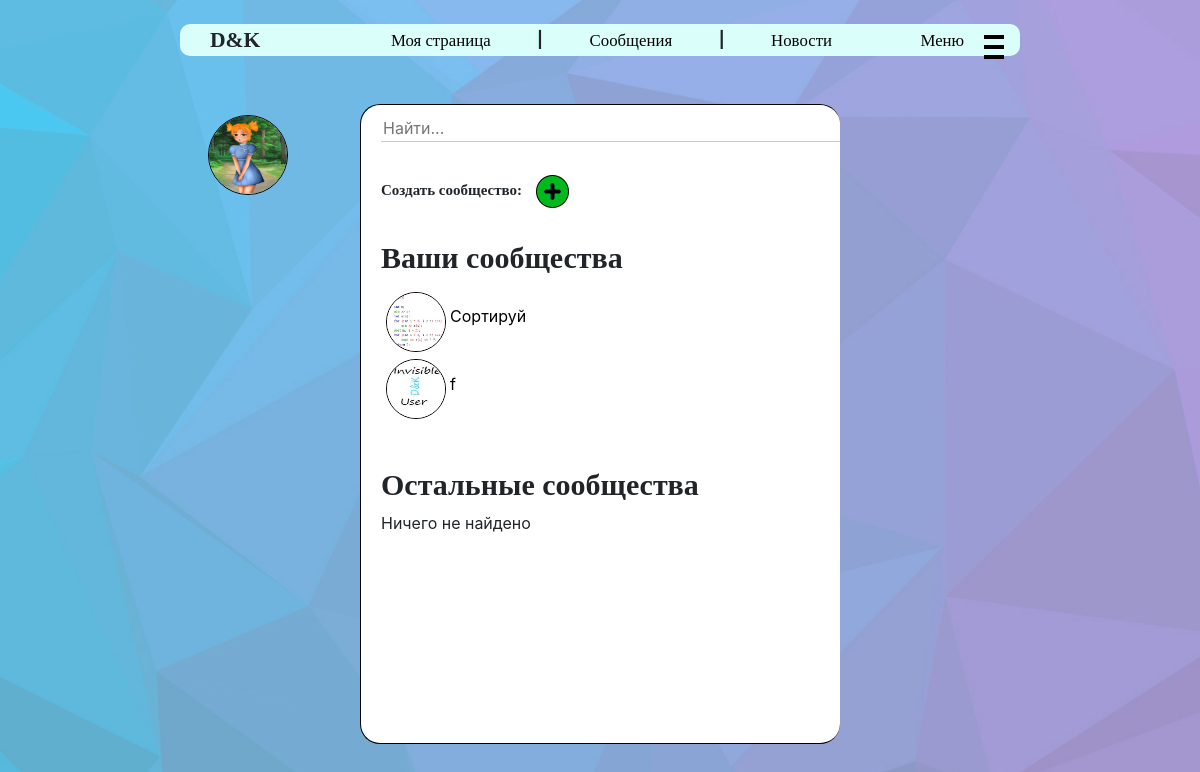
The app's page /user_groups/1/ (signed in) with its own data.
### user_manager/models.py (models this page shows, shortened)
class Profile(models.Model):
    user = models.OneToOneField(User, on_delete=models.CASCADE, related_name='profile')
    name = models.CharField(max_length=50, verbose_name="Имя", null=True, blank=False)
    surname = models.CharField(max_length=75, verbose_name="Фамилия", null=True, blank=False)
    bio = models.TextField(max_length=500, verbose_name="Описание", default="", null=True,
                           blank=False)
    avatar = models.ImageField(verbose_name="Фото", null=True, upload_to=avatars_directory)
    status = models.CharField(max_length=75, default="", verbose_name="Статус", null=True,
                              blank=False)
    birth_date = models.DateField(verbose_name='Дата рождения', null=True, blank=False)
    lname = models.CharField(max_length=50, verbose_name="Имя в нижнем регистре", null=True,
                             blank=False)
    lsurname = models.CharField(max_length=75, verbose_name="Фамилия в нижнем регистре", null=True,
                                blank=False)
    class Meta:
        ordering = ['name', 'surname', 'birth_date']
        verbose_name = "Профлиль пользователя"
        verbose_name_plural = "Профили пользователей"

class Community(models.Model):
    creator = models.ForeignKey(User, related_name="communities_creator", on_delete=models.CASCADE)
    title = models.CharField(max_length=75, verbose_name="Название сообщества", null=True,
                             blank=False)
    describe = models.TextField(max_length=1000, verbose_name="Описание сообщества", null=True,
                                blank=False)
    avatar = models.FileField(null=True, blank=True, upload_to=community_avatar_directory)
    admins = models.ManyToManyField(User, related_name="communities_admin", verbose_name="Админы",
                                    null=True, blank=True)
    members = models.ManyToManyField(User, related_name="communities", verbose_name="Подписчики",
                                     null=True, blank=True)
    class Meta:
        verbose_name = 'Сообщество'
        verbose_name_plural = 'Сообщества'

### user_manager/views.py (the view)
# urls.py: path('user_groups/<int:user_id>/', views.users_groups),
def users_groups(request, user_id):
    user = User.objects.get(pk=user_id)
    req = request.GET.get('request', '').lower()
    user_communities = []
    other_comms = []
    for com in Community.objects.all():
        if req not in com.title.lower():
            continue
        if user in com.members.all() or user == com.creator:
            user_communities.append(com)
        else:
            other_comms.append(com)
    return render(request, 'user_groups.html',
                  {
                      'title': 'Сообщества',
                      'req': req,
                      'ucoms': user_communities,
                      'ocoms': other_comms,
                      'uid': user_id
                  })

### user_manager/templates/user_groups.html (shortened to what this page needs)
{% extends "main.html" %}
{% block content %}
    {% load static %}
    <link rel="stylesheet" href="{% static 'css/find_user.css' %}">
    <link rel="stylesheet" href="{% static 'css/user_groups.css' %}">
    <div class="name-input-div">
        <input placeholder="Найти..." class="group-input {{ uid }}" value="{{ req }}">
    </div>
    <br>
    {% if uid == user.id %}
        <span class="create-group-text">Создать сообщество:</span>
        <a href="/create_group/"><img class="create-group"
                src="{% static 'img/atf.png' %}" alt="+"
                title="Создать сообщество"></a>
        <br><br>
    {% endif %}
    {% if uid == user.id %}
        <h1>Ваши сообщества</h1>
    {% else %}
        <h1>Сообщества пользователя</h1>
    {% endif %}
    {% if ucoms %}
        {% for c in ucoms %}
            <a href="/groups/{{ c.id }}" class="author_url">
                <img src="{{ c.avatar.url }}" alt="Аватарка"
                     class="news_avatar comment-avatar">
                <span class="creator_name">{{ c.title }}</span>
            </a>
            <br>
        {% endfor %}
    {% else %}
        Ничего не найдено
    {% endif %}
    <br><br>
    {% if uid == user.id %}
        <h1>Остальные сообщества</h1>
        {% if ocoms %}
            {% for c in ocoms %}
                <a href="/groups/{{ c.id }}" class="author_url">
                    <img src="{{ c.avatar.url }}" alt="Аватарка"
                         class="news_avatar comment-avatar">
                    <span class="creator_name">{{ c.title }}</span>
                </a>
                <br>
            {% endfor %}
        {% else %}
            Ничего не найдено
        {% endif %}
    {% endif %}
{% endblock %}

### user_manager/templates/main.html (shortened to what this page needs)
<!DOCTYPE html>
<html lang="en">
<head>
    {% load static %}
    <link rel="stylesheet"
          href="https://maxcdn.bootstrapcdn.com/bootstrap/4.0.0/css/bootstrap.min.css"
>
    <link rel="stylesheet"
          href="https://cdn.jsdelivr.net/npm/bootstrap-icons@1.4.1/font/bootstrap-icons.css">
    <link rel="stylesheet" href="{% static 'css/style.css' %}">
</head>
<body>
<header>
    <br>
    <nav>
        <div class="logo scalable">D&K</div>
        {% if user.is_authenticated %}
            <a href="/homepage/{{ user.id }}" class="scalable">Моя страница</a>
            <span class="scalable">|</span>
            <a href="/messages/" class="scalable">Сообщения</a>
            <span class="scalable">|</span>
        {% else %}
            <a href="/access_denied/" class="scalable">Моя страница</a>
            <span class="scalable">|</span>
            <a href="/access_denied/" class="scalable">Сообщения</a>
            <span class="scalable">|</span>
        {% endif %}
        <a href="/" class="scalable">Новости</a>
        <div class="menu_btn scalable">Меню</div>
    </nav>
    <div class="burger">
        <div class="brick"></div>
        <div class="brick middle"></div>
        <div class="brick"></div>
    </div>
    <br>
    {% block login %}
        <div class="log-btn">
            {% if user.is_authenticated %}
                <div>
                    <img src="{{ user.profile.avatar.url }}" alt="Аватарка" class="user_avatar">
                    <div class="user_info">
                        <div class="user_info_text">
                            {{ user.profile.name }} {{ user.profile.surname }}<br>
                        </div>
                    </div>
                </div>
            {% else %}
                <p>
                    <a class="login btn btn-success" href="/login/">Войти</a><br>
                    <a class="register btn btn-primary " href="/register/">Зарегистрироваться</a>
                </p>
            {% endif %}
        </div>
    {% endblock %}
</header>
<div class="cont">
    {% block content %}
        {% load index %}
        {% load file_name %}
    {% endblock %}
</div>
</body>
</html>

### user_manager/static/css/style.css (style rules this page uses)
body { background: url("../img/bg.jpg") no-repeat no-repeat center center fixed; background-size: cover; }
nav:after { display: inline-block; height: 100%; vertical-align: middle; content: ""; }
nav .logo { font-family: "Segoe Print"; font-weight: bold; font-size: calc(0.6em + 1vw); margin-left: 30px; vertical-align: middle; display: inline-block; padding-right: 10%; }
nav { position: fixed; height: fit-content; background: #dafffa; width: 70%; margin-left: 15%; border-radius: 10px; }
nav a, .menu a, .menu_btn { margin: auto; vertical-align: middle; display: inline-block; text-decoration: none; color: black; font-family: "Segoe Print"; font-size: calc(0.3em + 1vw); padding-left: 5%; padding-right: 5%; cursor: pointer; }
nav span { font-weight: bold; }
.burger { cursor: pointer; position: fixed; margin-left: 82%; margin-top: calc(0.25em + 0.1vw); }
.brick { width: calc(0.5em + 1vw); height: 4px; margin-top: 6px; background: black; transition: 0.3s ease-out; }
.log-btn { width: fit-content; margin-left: 15%; }
.user_avatar { position: fixed; z-index: 2; margin-top: calc(3.7em + 1vh); margin-left: calc(1em + 1vw); width: 80px; height: 80px; border-radius: 50px; border: 1px solid black; }
.user_info { position: fixed; margin-top: calc(3em + 1vh); z-index: 1; margin-left: calc(1em + 0.5vw); text-align: center; width: 0; height: 100px; background: #dafffa; border-radius: 50px; transition: width 400ms; }
.user_info_text { white-space: nowrap; overflow: hidden; padding-top: 15px; padding-left: 60px; }
.cont { padding-top: 10px; padding-left: 20px; margin-top: 7vh; margin-left: 30vw; overflow-y: scroll; width: 40vw; height: 80vh; background: white; border-radius: 20px; border-left: 1px solid black; border-top: 1px solid black; border-bottom: 1px solid black; }
.creator_name { text-decoration: none; color: black; cursor: pointer; }
.news_avatar { margin-left: calc(1em + 1vw); width: 40px; height: 40px; margin-top: calc(0.1em + 0.5vw); border-radius: 50px; border: 1px solid black; }
.comment-avatar { margin-left: 1%; }

### user_manager/static/css/find_user.css (style rules this page uses)
.news_avatar { width: 60px; height: 60px; }

### user_manager/static/css/user_groups.css (style rules this page uses)
h1 { font-family: "Segoe Print"; font-size: 30px; font-weight: bold; }
.group-input { width: 100%; border: 0; border-bottom: 1px solid #c9c9c9; }
.create-group-text { font-family: "Segoe Print"; font-size: 15px; font-weight: bold; }

### records on screen
Community: avatar (placeholder picture), title "Сортируй"
Community: shows a picture, title "f"
